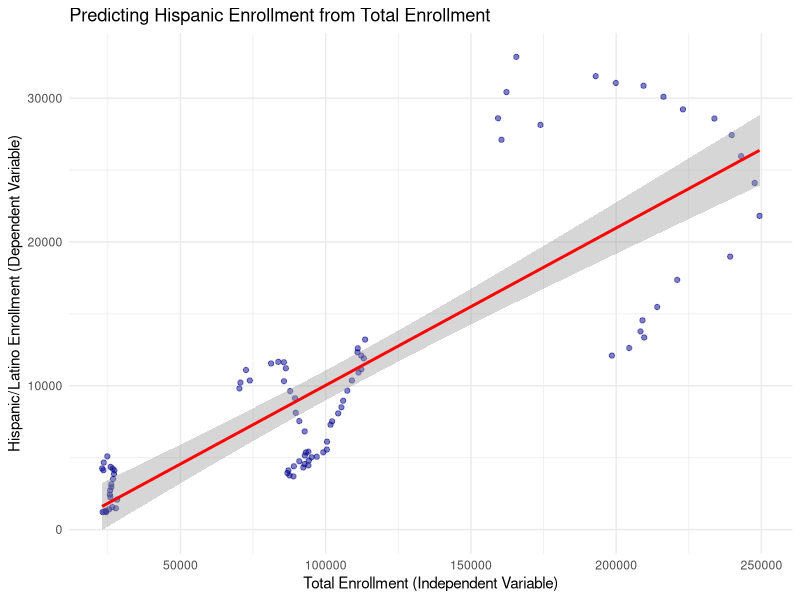

Source code (R):
## ---- chunk 1
#| message: false
#| warning: false
library(tidyverse)

# Load the data
ny_data <- read_csv("../data/race_ny.csv")

# Clean numeric variables
clean_data <- ny_data |>
  mutate(
    total_enroll = as.numeric(gsub(",", "", `Total Enrollment`)),
    hispanic_enroll = as.numeric(gsub(",", "", `Hispanic/Latino`))
  ) |>
  filter(!is.na(total_enroll), !is.na(hispanic_enroll))
## ---- chunk 2
#| label: correlation-calc
r_value <- cor(clean_data$total_enroll, clean_data$hispanic_enroll)
cat("The correlation coefficient (r) is:", round(r_value, 4))
## ---- chunk 3
#| label: fig-regression-plot
#| fig-cap: "Scatter plot of Total Enrollment vs. Hispanic/Latino Enrollment with a linear regression line."
#| fig-alt: "A scatter plot showing a very strong, positive linear relationship between total enrollment and Hispanic student count. Most data points fall very close to the red linear regression line."
ggplot(clean_data, aes(x = total_enroll, y = hispanic_enroll)) +
  geom_point(alpha = 0.5, color = "darkblue") +
  geom_smooth(method = "lm", color = "red", se = TRUE) +
  labs(title = "Predicting Hispanic Enrollment from Total Enrollment",
       x = "Total Enrollment (Independent Variable)",
       y = "Hispanic/Latino Enrollment (Dependent Variable)") +
  theme_minimal()
## ---- chunk 4
#| label: regression-model
# Formula: Y ~ X
model <- lm(hispanic_enroll ~ total_enroll, data = clean_data)

# Display the regression summary
summary(model)
